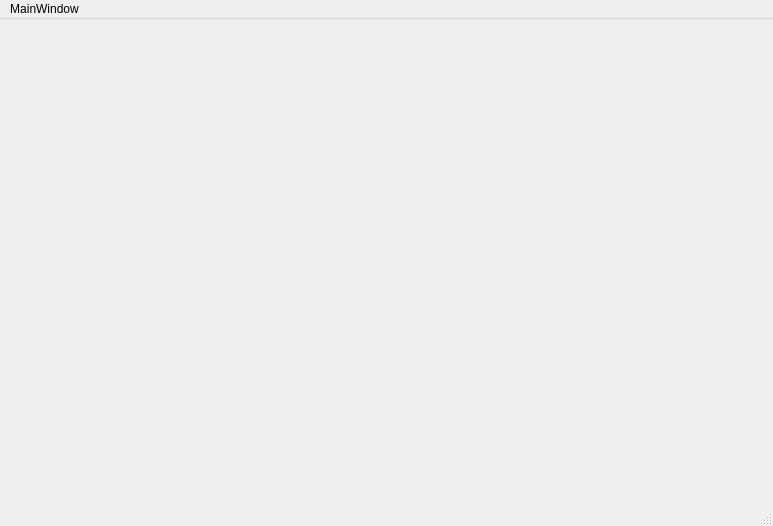
<?xml version="1.0" encoding="UTF-8"?>
<ui version="4.0">
 <class>MainWindow</class>
 <widget class="QMainWindow" name="MainWindow">
  <property name="geometry">
   <rect>
    <x>0</x>
    <y>0</y>
    <width>773</width>
    <height>526</height>
   </rect>
  </property>
  <property name="windowTitle">
   <string>MainWindow</string>
  </property>
  <widget class="QWidget" name="centralwidget"/>
  <widget class="QMenuBar" name="menubar">
   <property name="geometry">
    <rect>
     <x>0</x>
     <y>0</y>
     <width>773</width>
     <height>21</height>
    </rect>
   </property>
   <widget class="QMenu" name="menuMainWindow">
    <property name="title">
     <string>MainWindow</string>
    </property>
   </widget>
   <addaction name="menuMainWindow"/>
  </widget>
  <widget class="QStatusBar" name="statusbar"/>
 </widget>
 <resources/>
 <connections/>
</ui>
